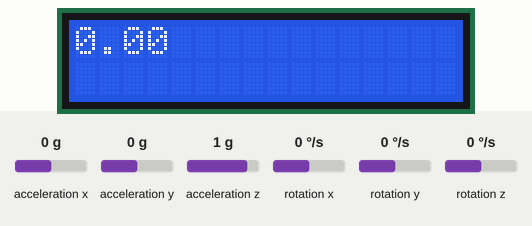
Bench run of a sketch on a simulated Arduino Uno, built with avr-gcc and run on an emulated ATmega328P. Shown: 16×2 character LCD. Inputs (shaded band) come from the test bench; at power-on: acceleration y 0 g, acceleration x 0 g, acceleration z 1 g, rotation x 0 °/s, rotation y 0 °/s, rotation z 0 °/s. What the sketch prints to the serial monitor is not drawn.

Above: at 1.2 s.
1.3 s: acceleration y set to -1.4 g
At 2.3 s:
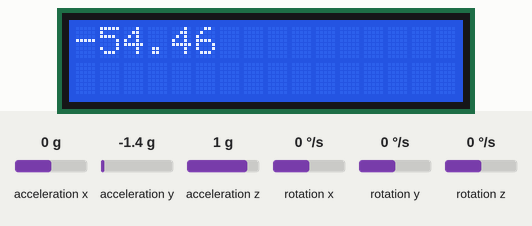
3.1 s: acceleration x set to -1.4 g
At 3.5 s:
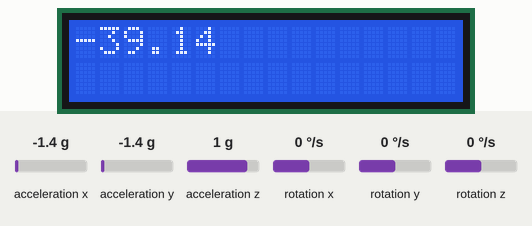
4.6 s: acceleration z set to -1.4 g
At 5.8 s:
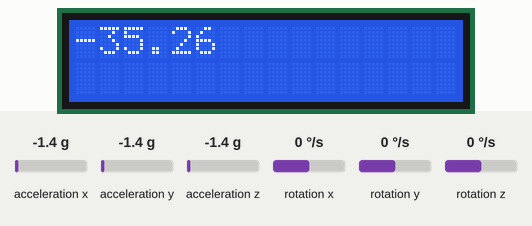
6.1 s: acceleration x set to -0.8 g
At 7.1 s:
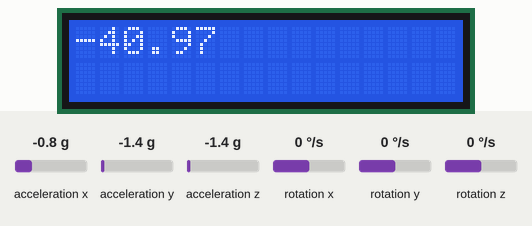
7.7 s: acceleration y set to -0.8 g
At 8.3 s:
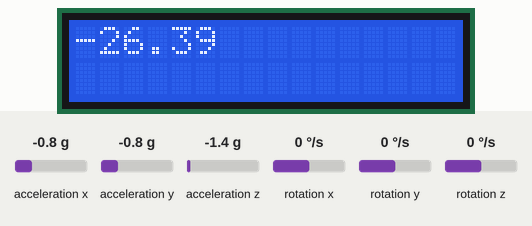
Timing chart, 0 to 10.2 s (numbered marks = the images above; inputs shaded):
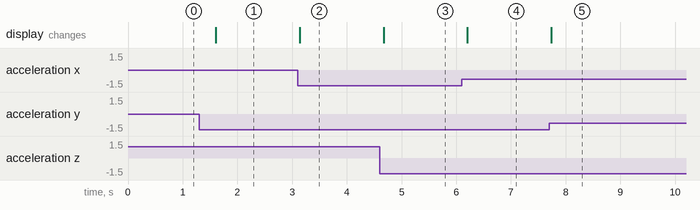

The sketch:

accelerometer_sensor.ino
```cpp
#include <Wire.h>
#include <LiquidCrystal_I2C.h>

#include "I2Cdev.h"
#include "MPU6050.h"
#include "Wire.h"

MPU6050 accelgyro;

int16_t ax, ay, az;
int16_t gx, gy, gz;

// Library initialization with 16x2 size settings
LiquidCrystal_I2C lcd(0x27, 16, 2);

void setup() {
  lcd.init();
  lcd.backlight();

    Wire.begin();
  Serial.begin(9600);
  accelgyro.initialize();

}

void loop() {
     // read raw accel/gyro measurements from device
    accelgyro.getMotion6(&ax, &ay, &az, &gx, &gy, &gz);

    //float pitch = accToAngle(ay, ax, az);
    float roll = accToAngle(ax, ay, az);

    //Serial.print("Pitch: "); Serial.print(pitch);
    Serial.print("\tRoll: "); Serial.print(roll);
    Serial.print("\n");
    lcd.setCursor(0,0);
    lcd.print(roll);
    delay(500);

}
float accToAngle(float a, float b, float c){
  float d = sqrt(a*a + c*c);
  float ang = atan2(b, d);
  ang = (ang * 180.0)/ PI;
  return ang;
}
```

Measured:
- after the input at 1.3 s, the display: changes after 0.30 s (image 1)
- after the input at 3.1 s, the display: changes at once (image 2)
- after the input at 4.6 s, the display: changes after 0.07 s (image 3)
- after the input at 6.1 s, the display: changes after 0.11 s (image 4)
- after the input at 7.7 s, the display: changes at once (image 5)
